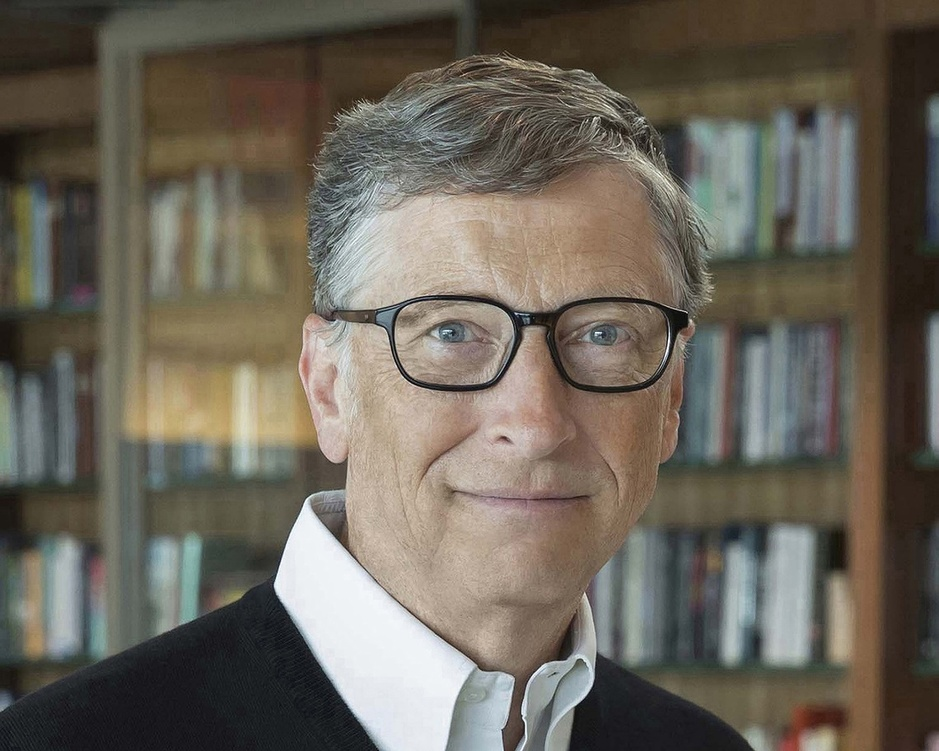
#> input picture dataset/bill-gates/GA311881_Bill_Gates.jpg, 939 x 751 px, shrunk from 1140 x 912 before the run, found by its file name; its folder holds only this picture in this run
$ python data_augmentation.py
#> lines starting #> are read from the running program, lines starting #| are printed output that depends on the picture
#> further down, image is the input picture: shape (751, 939, 3); mean B, G, R 90.1, 100.9, 107.1
import cv2
import os
import numpy as np

# Create output folder
output_folder = "augmented_dataset"
os.makedirs(output_folder, exist_ok=True)

# Path to your dataset
input_folder ="C:/Users/Lenovo/dataset"


# Function to change brightness
def adjust_brightness(image, factor):
#> called with factor = 50
    hsv = cv2.cvtColor(image, cv2.COLOR_BGR2HSV)
#> hsv: shape (751, 939, 3); mean H, S, V 42.2, 59.6, 110.4
    hsv[:, :, 2] = cv2.add(hsv[:, :, 2], factor)
#> hsv: shape (751, 939, 3); mean H, S, V 42.2, 59.6, 159.1
    return cv2.cvtColor(hsv, cv2.COLOR_HSV2BGR)
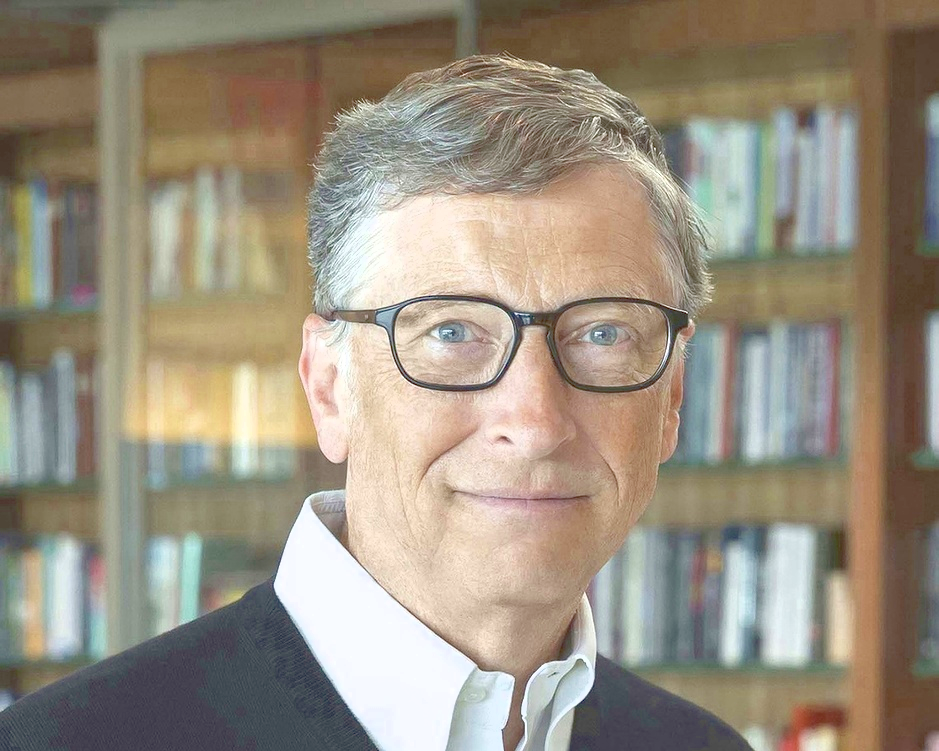
#> returned value: shape (751, 939, 3); mean B, G, R 128.3, 144.3, 154


# Augmentation functions
def augment_image(image, image_name, output_folder, label):
    augmented_images = []
    augmented_names = []

    # Original image
    augmented_images.append(image)
    augmented_names.append(f"{label}_original_{image_name}")

    # Brightness adjustments
    augmented_images.append(adjust_brightness(image, 50))  # Brighter
    augmented_names.append(f"{label}_bright_{image_name}")
    augmented_images.append(adjust_brightness(image, -50))  # Darker
#> call 2 of adjust_brightness, with factor = -50
#> in adjust_brightness (call 2), `hsv[:, :, 2] = cv2.add(hsv[:, :, 2], factor)`: hsv: shape (751, 939, 3); mean H, S, V 42.2, 59.6, 62.1
#> in adjust_brightness (call 2), `return cv2.cvtColor(hsv, cv2.COLOR_HSV2BGR)`:
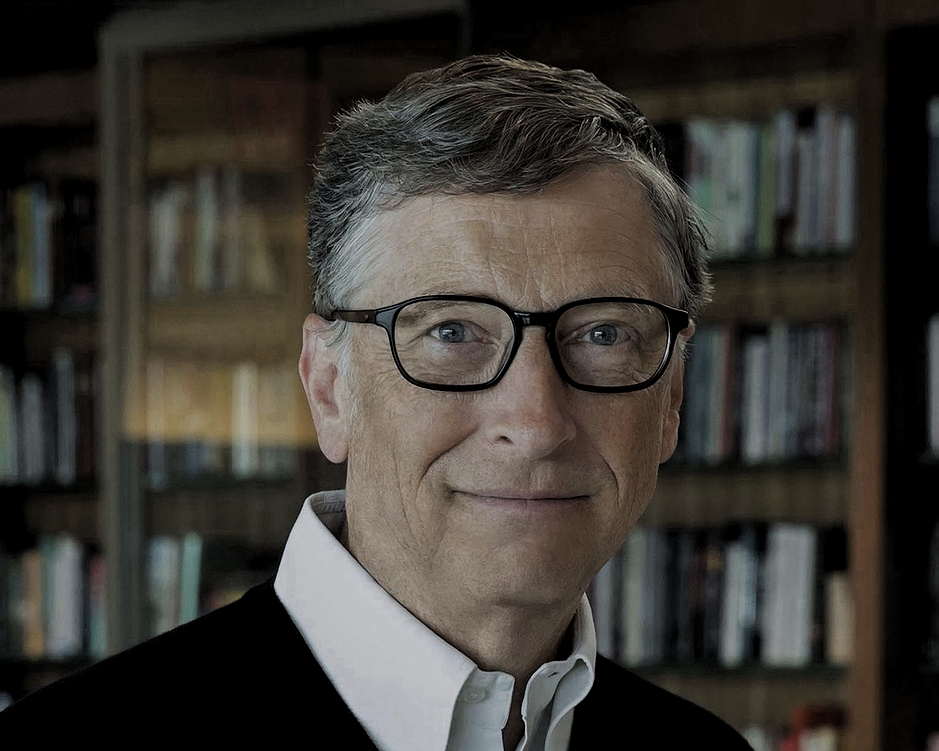
#> returned value: shape (751, 939, 3); mean B, G, R 51.4, 57, 60.3
    augmented_names.append(f"{label}_dark_{image_name}")

    # Grayscale
    gray_image = cv2.cvtColor(image, cv2.COLOR_BGR2GRAY)
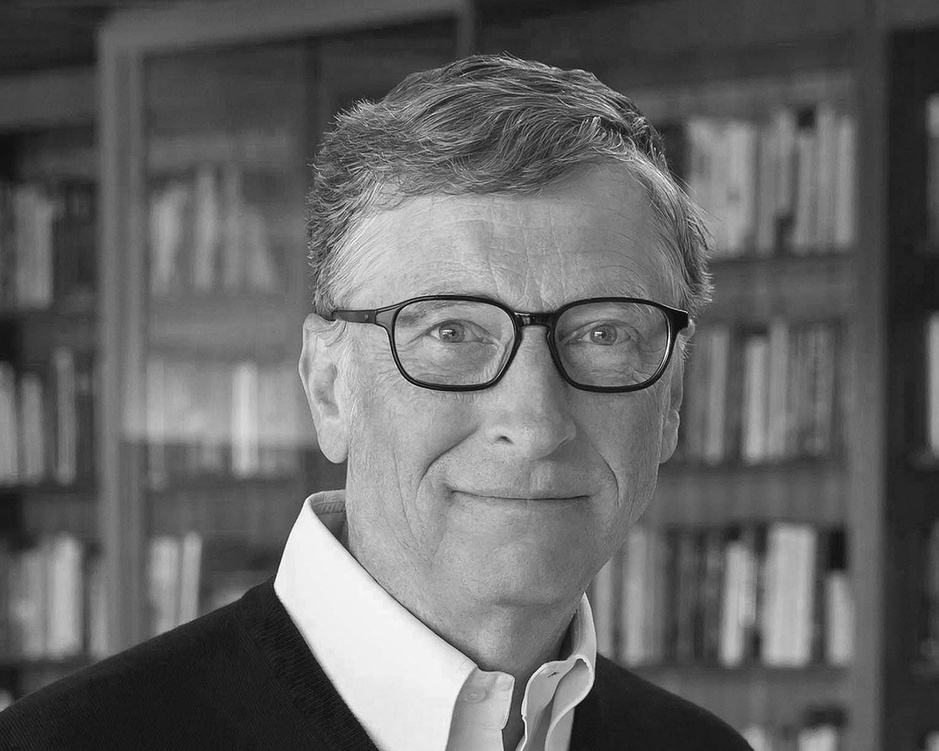
#> gray_image: shape (751, 939); min 0, max 255, mean 101.5
    gray_image = cv2.cvtColor(gray_image, cv2.COLOR_GRAY2BGR)  # Maintain 3 channels
#> gray_image: shape (751, 939, 3)
    augmented_images.append(gray_image)
    augmented_names.append(f"{label}_gray_{image_name}")

    # Horizontal flip
    h_flip = cv2.flip(image, 1)
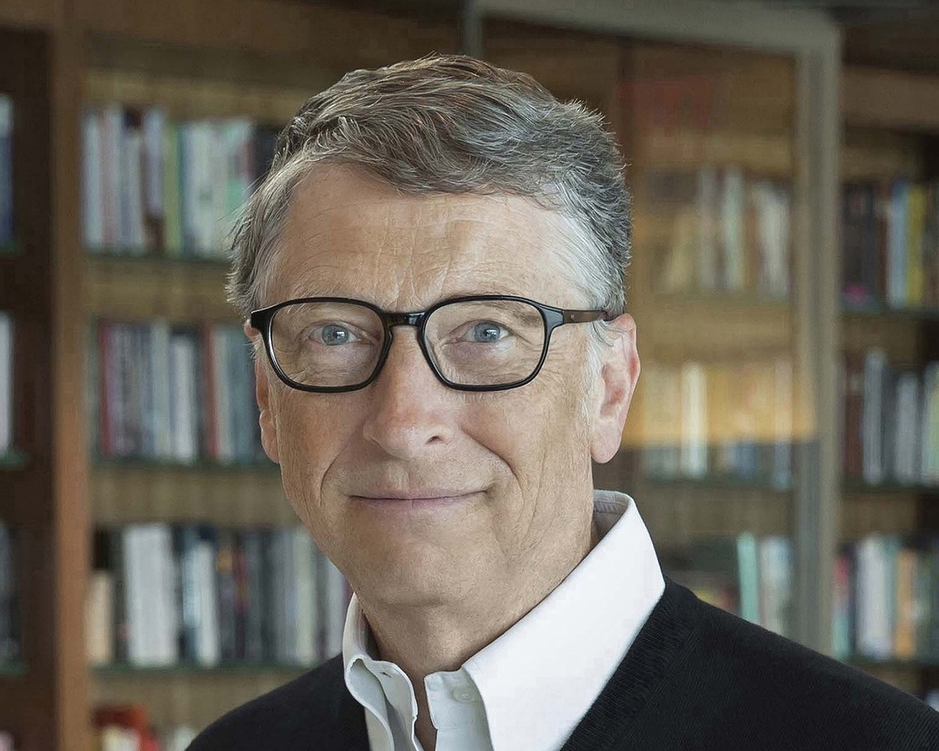
#> h_flip: shape (751, 939, 3); mean B, G, R 90.1, 100.9, 107.1
    augmented_images.append(h_flip)
    augmented_names.append(f"{label}_hflip_{image_name}")

    # Vertical flip
    v_flip = cv2.flip(image, 0)
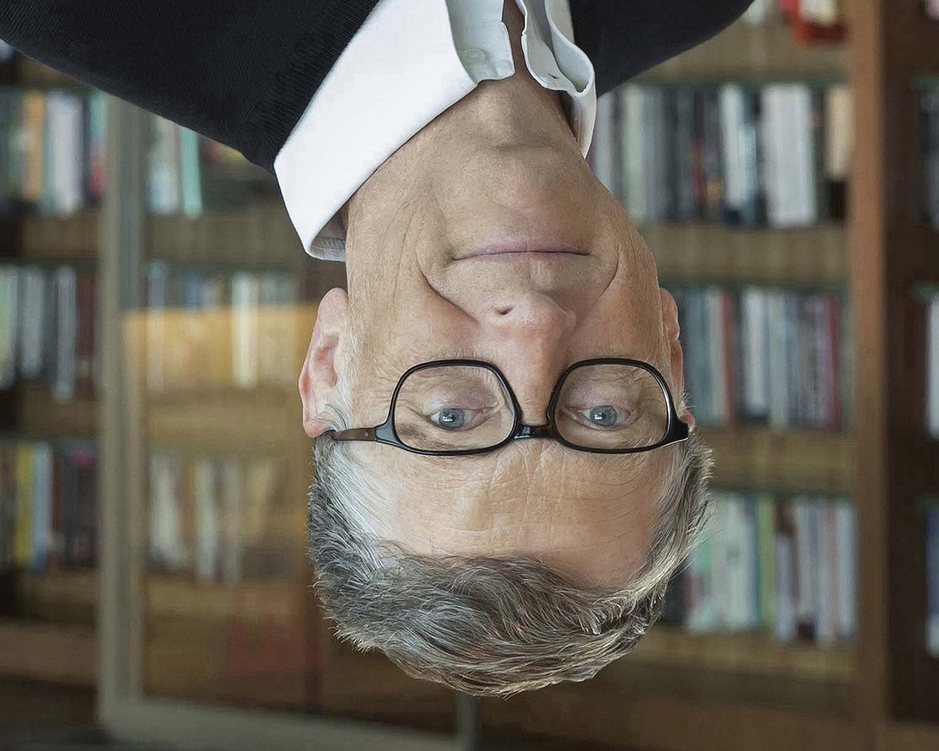
#> v_flip: shape (751, 939, 3); mean B, G, R 90.1, 100.9, 107.1
    augmented_images.append(v_flip)
    augmented_names.append(f"{label}_vflip_{image_name}")

    # Save augmented images
    for aug_img, aug_name in zip(augmented_images, augmented_names):
        save_path = os.path.join(output_folder, aug_name)
        cv2.imwrite(save_path, aug_img)
#> this loop made 6 passes
#> aug_name on passes 3 to 6: 'bill-gates_dark_GA311881_Bill_Gates.jpg', 'bill-gates_gray_GA311881_Bill_Gates.jpg', 'bill-gates_hflip_GA311881_Bill_Gates.jpg', 'bill-gates_vflip_GA311881_Bill_Gates.jpg'


# Loop through dataset
for label in os.listdir(input_folder):
    person_folder = os.path.join(input_folder, label)
    if not os.path.isdir(person_folder):
        continue

    # Create a folder for each label in the augmented dataset
    person_output_folder = os.path.join(output_folder, label)
    os.makedirs(person_output_folder, exist_ok=True)

    for image_name in os.listdir(person_folder):
        image_path = os.path.join(person_folder, image_name)
        image = cv2.imread(image_path)
        augment_image(image, image_name, person_output_folder, label)
#> pass 2 of the loop `for label in os.listdir(input_folder):`:
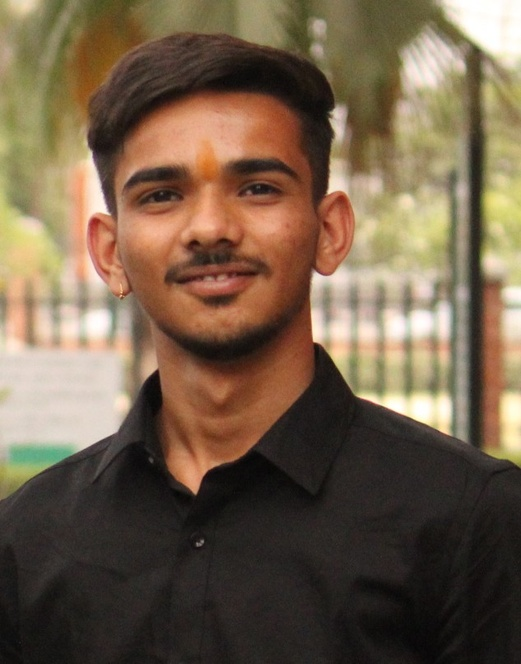
#> input picture dataset/krishna-awasthi/20240405050156_IMG_6482.JPG, 521 x 664 px, shrunk from 633 x 806 before the run, found by its file name
#> image is the input picture: shape (664, 521, 3); mean B, G, R 74.4, 95.6, 114.8
#> in augment_image (call 2), `h_flip = cv2.flip(image, 1)`:
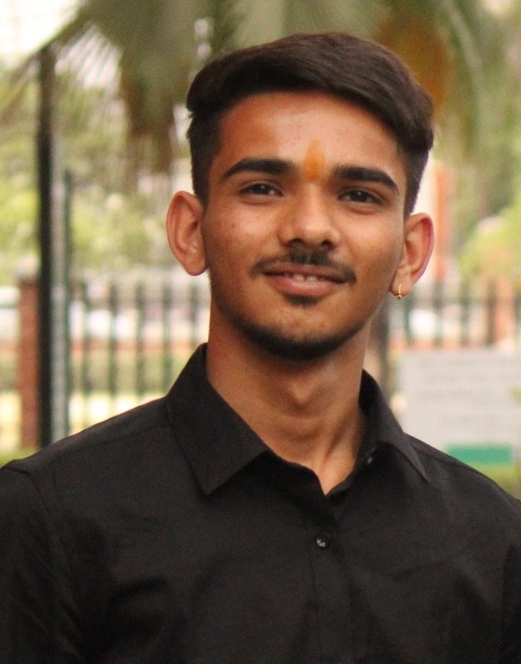
#> h_flip: shape (664, 521, 3); mean B, G, R 74.4, 95.6, 114.8
#> in augment_image (call 2), `v_flip = cv2.flip(image, 0)`:
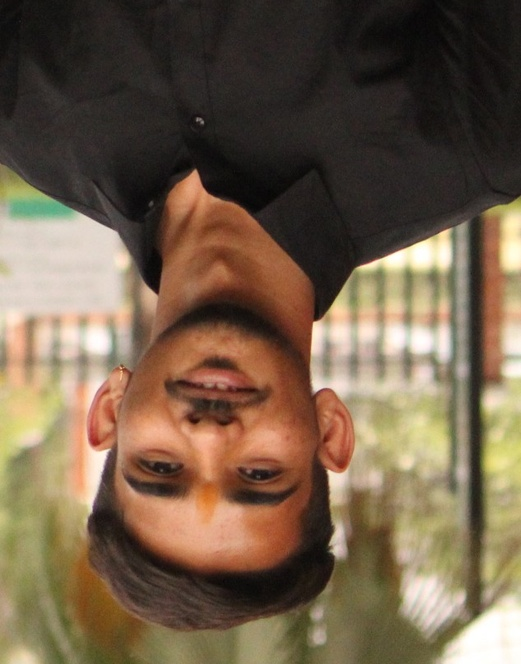
#> v_flip: shape (664, 521, 3); mean B, G, R 74.4, 95.6, 114.8
#> the loop in augment_image (call 2), `for aug_img, aug_name in zip(augmented_images, augmented_names):` made 6 passes

print("Data augmentation complete. Augmented images saved in 'augmented_dataset'.")
